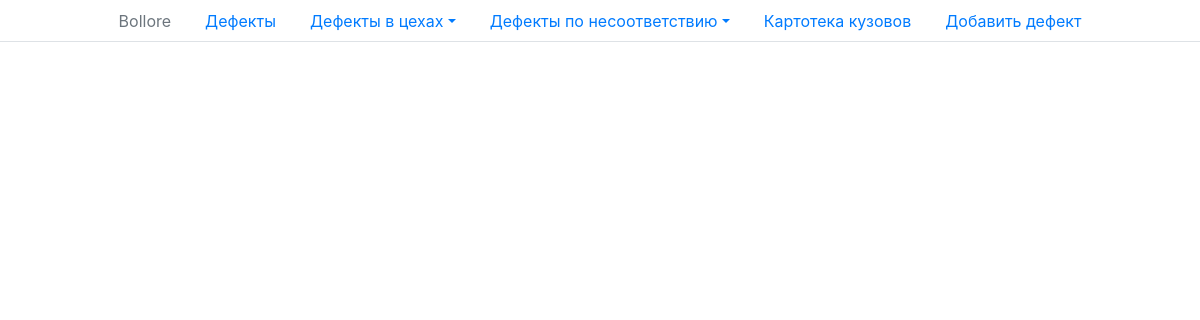
The page /defect/9/ on the database as committed earlier.
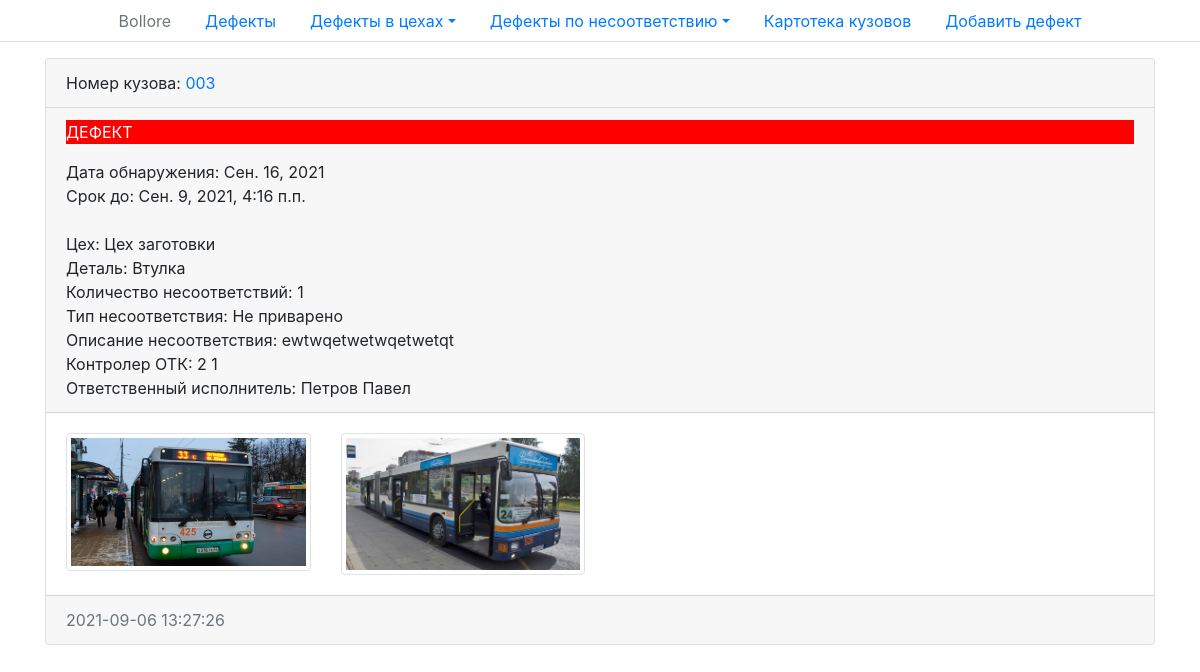
The same page on the database as committed later.
### defects/models.py (models this page shows, shortened)
class Defects(models.Model):
    created_at = models.DateTimeField(auto_now_add=True, verbose_name='Дата создания')
    date_defect_detection = models.DateField(verbose_name='Дата обнаружения')
    term_up_to = models.DateTimeField(verbose_name='Срок до')
    status = models.ForeignKey(Status,
                               on_delete=models.PROTECT,
                               related_name='defects_status',
                               verbose_name='Статус дефекта',
                               )
    workshop = models.ForeignKey(Workshops,
                                 on_delete=models.PROTECT,
                                 related_name='defects_workshop',
                                 verbose_name='Цех'
                                 )
    detail = models.ForeignKey(Details,
                               on_delete=models.PROTECT,
                               related_name='defects_detail',
                               verbose_name='Деталь',
                               blank=True
                               )
    body_number = models.ForeignKey(Bodies,
                                    on_delete=models.PROTECT,
                                    related_name='defects_body_number',
                                    verbose_name='Номер кузова',
                                    )
    type_of_discrepancy = models.ForeignKey(TypeOfMismatch,
                                            on_delete=models.PROTECT,
                                            related_name='defects_type_of_discrepancy',
                                            verbose_name='Тип несоответствия',
                                            )
    number_of_inconsistencies = models.IntegerField(default=1,
                                                    verbose_name='Колличество несоответствий',
                                                    )
    priority = models.ForeignKey(Priority,
                                 on_delete=models.PROTECT,
                                 related_name='defects_priority',
                                 verbose_name='Приоритет',
                                 )
    discrepancy_description = models.TextField(blank=True, verbose_name='Описание несоответствия',
                                               default='Отсутствует')
    quality_controller = models.ForeignKey(User,
                                           on_delete=models.PROTECT,
                                           related_name='defects_quality_controller',
                                           verbose_name='Контролер ОТК',
                                           blank=True,
                                           null=True
                                           )
    responsible_executor = models.ForeignKey(User,
                                             on_delete=models.PROTECT,
                                             related_name='defects_responsible_executor',
                                             verbose_name='Ответственный исполнитель',
                                             null=True
                                             )
    class Meta:
        verbose_name = 'дефект'
        verbose_name_plural = 'Дефекты'
        ordering = ['-created_at']

class Bodies(models.Model):
    body_number = models.CharField(max_length=150, unique=True, verbose_name='Номер кузова')
    def get_absolute_url(self):
        return reverse('bodies', kwargs={'body_id': self.pk})
    def __str__(self):
        return self.body_number
    class Meta:
        verbose_name = 'номер кузова'
        verbose_name_plural = 'Номера кузовов'

class Workshops(models.Model):
    name_workshop = models.CharField(max_length=150, verbose_name='Цех')
    responsible_executor = models.ForeignKey(User,
                                             on_delete=models.PROTECT,
                                             related_name='workshops_responsible_executor',
                                             verbose_name='Ответственный исполнитель'
                                             )
    def get_absolute_url(self):
        return reverse('workshops', kwargs={'shop_id': self.pk})
    def __str__(self):
        return self.name_workshop
    class Meta:
        verbose_name = 'цех'
        verbose_name_plural = 'Цеха'

class Details(models.Model):
    name = models.CharField(max_length=150, verbose_name='Наименование')
    article = models.CharField(max_length=150, unique=True, verbose_name='Артикул')
    def __str__(self):
        return self.name
    class Meta:
        verbose_name = 'деталь'
        verbose_name_plural = 'Детали'

class TypeOfMismatch(models.Model):
    mismatch = models.CharField(max_length=150, verbose_name='Тип несоответствия')
    probability_estimate = models.ForeignKey('ProbabilityEstimate',
                                             on_delete=models.PROTECT,
                                             related_name='mismatch_probability_estimate',
                                             verbose_name='Оценка вероятности'
                                             )
    scale_consequences = models.ForeignKey('ScaleOfConsequences',
                                           on_delete=models.PROTECT,
                                           related_name='mismatch_scale_consequences',
                                           verbose_name='Масштаб последствий'
                                           )
    def __str__(self):
        return self.mismatch
    class Meta:
        verbose_name = 'тип несоответствия'
        verbose_name_plural = 'Типы несоответствий'

class PhotoDefects(models.Model):
    photo = models.ImageField(upload_to='photos/%Y/%m/%d/', verbose_name='Фото дефекта', blank=True)
    defect = models.ForeignKey(Defects, on_delete=models.CASCADE, related_name="images", verbose_name='Дефект')
    uploaded_at = models.DateTimeField(auto_now_add=True)
    class Meta:
        verbose_name = 'фото'
        verbose_name_plural = 'Фото дефектов'
        ordering = ['-uploaded_at']

### defects/views.py (the view)
# urls.py: path('defect/<int:defect_id>/', show_defect, name='defect'),
def show_defect(request, defect_id):
    defects = Defects.objects.filter(pk=defect_id)
    photos = PhotoDefects.objects.filter(defect_id=defect_id)
    shops = Workshops.objects.all()
    bodies = Bodies.objects.all()
    context = {
        'defects': defects,
        'photos': photos,
        'shops': shops,
        'bodies': bodies,
        'title': 'Список дефектов',
        'workshop_selected': 0,
    }
    return render(request, 'defects/defect.html', context)

### defects/templates/defects/defect.html (shortened to what this page needs)
{% extends 'base.html' %}
{% block content %}
  {% for item in defects %}
    <div class="card mb-3">
      <div class="card-header">
        Номер кузова: <a href="{{ item.body_number.get_absolute_url }}">{{ item.body_number }}</a>
      </div>
      <div class="card-header">
        {% if item.defect_eliminated %}
          <p style="background-color:#00cc00; color:#ffffff"> ДЕФЕКТ УСТРАНЁН </p>
        {% else %}
          <p style="background-color:#ff0000; color:#ffffff">ДЕФЕКТ</p>
        {% endif %}
        Дата обнаружения: {{ item.date_defect_detection }}
        <br> Срок до: {{ item.term_up_to }}
        <br>
        <br> Цех: {{ item.workshop }}
        <br> Деталь: {{ item.detail }}
        <br> Количество несоответствий: {{ item.number_of_inconsistencies }}
        <br> Тип несоответствия: {{ item.type_of_discrepancy }}
        <br> Описание несоответствия: {{ item.discrepancy_description }}
        <br> Контролер ОТК: {{ item.quality_controller.last_name }} {{ item.quality_controller.first_name }}
        <br> Ответственный исполнитель: {{ item.responsible_executor.last_name }}
        {{ item.responsible_executor.first_name }} <br>
      </div>
      <div class="row">
        <div class="card-body">
          <div class="media">
            {% if photos %}
              {% for i in photos %}
                <div class="col-sm-6 col-md-4 col-lg-3 ">
                    <img src="{{ i.photo.url }}" alt="" width="350" class="img-fluid img-thumbnail" tabindex="0">
                </div>
              {% endfor %}
              </div>
            {% else %}
              <p>ФОТО НЕ ЗАГРУЖЕНО</p>
              <img src="https://audiobaby.net/img/audioskazki/domovjonok-kuzja.jpg" alt="" width="350"
                   class="mr-3">
            {% endif %}
        </div>
      </div>
      <div class="card-footer text-muted">
        {{ item.created_at|date:"Y-m-d H:i:s" }}
      </div>
  {% endfor %}
{% endblock %}

Rows that differ between the two databases and show on the page:
added Defects: body_number "003", date_defect_detection "Сен. 16, 2021", term_up_to "Сен. 9, 2021, 4:16 п.п.", workshop "Цех заготовки", detail "Втулка", number_of_inconsistencies "1", type_of_discrepancy "Не приварено", discrepancy_description "ewtwqetwetwqetwetqt", quality_controller.last_name "2", quality_controller.first_name "1", responsible_executor.last_name "Петров", responsible_executor.first_name "Павел", created_at "2021-09-06 13:27:26"
added PhotoDefects: photo (picture)
added PhotoDefects: photo (picture)
